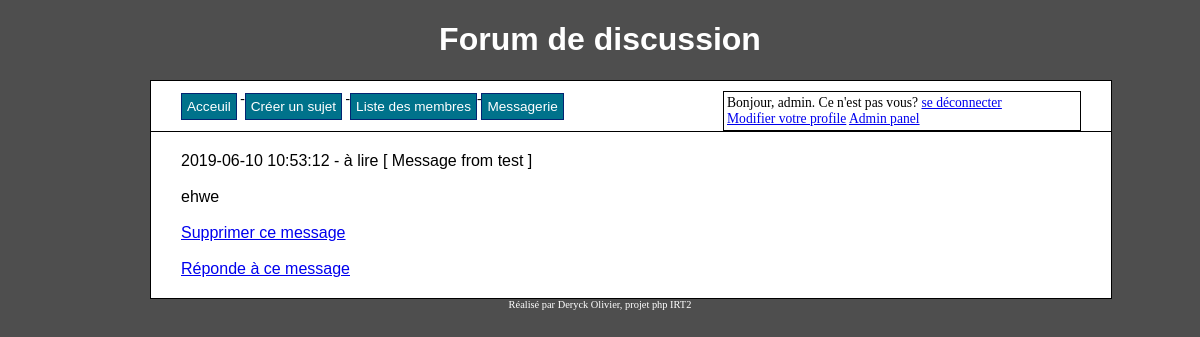
Page /codeSource/php/read.php?id_message=12 (signed in) on the committed database.
### tables this page shows
CREATE TABLE IF NOT EXISTS `messages` (
  `msg_id` int(11) NOT NULL AUTO_INCREMENT,
  `id_from` int(11) NOT NULL DEFAULT '0',
  `id_to` int(11) NOT NULL DEFAULT '0',
  `msg_date` datetime NOT NULL,
  `title` text NOT NULL,
  `message` text NOT NULL,
  `opened` tinyint(1) NOT NULL DEFAULT '0',
  PRIMARY KEY (`msg_id`),
  KEY `id_from` (`id_from`),
  KEY `id_to` (`id_to`)
);

CREATE TABLE IF NOT EXISTS `users` (
  `user_id` int(8) NOT NULL AUTO_INCREMENT,
  `user_name` varchar(30) NOT NULL,
  `user_pass` varchar(255) NOT NULL,
  `user_email` varchar(255) NOT NULL,
  `profil_pic` varchar(260) NOT NULL DEFAULT 'default.png',
  `user_date` datetime NOT NULL,
  `user_level` int(8) NOT NULL DEFAULT '0',
  `description` varchar(300) DEFAULT NULL,
  `country` varchar(63) NOT NULL,
  PRIMARY KEY (`user_id`),
  UNIQUE KEY `user_name_unique` (`user_name`)
);

### codeSource/php/read.php (the view, shortened to what this page needs)
<?php
	include 'connect.php';
	include 'header.php';
	if (!isset($_GET['id_message']) || empty($_GET['id_message'])) {
		echo 'Aucun message reconnu.';
	}
	else {
		$sql =$con->prepare('SELECT m.title, m.msg_date, m.message, u.user_name, m.id_to, m.id_from   FROM messages as m INNER JOIN users as u ON m.id_from=u.user_id WHERE msg_id=:idmsg');
		$data=['idmsg' => $_GET['id_message'] ];
		$sql->execute($data);
		$row = $sql->fetch(PDO::FETCH_ASSOC);
		if($row['id_from'] == $_SESSION['user_id'] || $row['id_to'] == $_SESSION['user_id']){
			if($row == 0) {
				echo 'Aucun message reconnu.';
			}
			else {
				echo $row['msg_date'] , ' - ' , stripslashes(htmlentities(trim($row['title']))) , '</a> [ Message from ' , stripslashes(htmlentities(trim($row['user_name']))) , ' ]<br /><br />';
				echo nl2br(stripslashes(htmlentities(trim($row['message']))));
				echo '<br /><br /><a href="deletemsg.php?id_message=' , $_GET['id_message'] , '">Supprimer ce message</a>';
				echo '<br /><br /><a href="sendmsg.php?id_message=' , $_GET['id_message'] , '">Réponde à ce message</a>';
			}
		}
		else{
			echo'Vous ne pouvez pas voir ce message';
		}
	}
?>
<?php
include 'footer.php';
?>

### codeSource/css/style.css (style rules this page uses)
body { background-color: #4E4E4E; text-align: center; }

### rows in the picture
messages: msg_date "2019-06-10 10:53:12", title "à lire", id_from.user_name "test", message "ehwe"

### other values in the picture
$_SESSION['user_name'] "admin"
